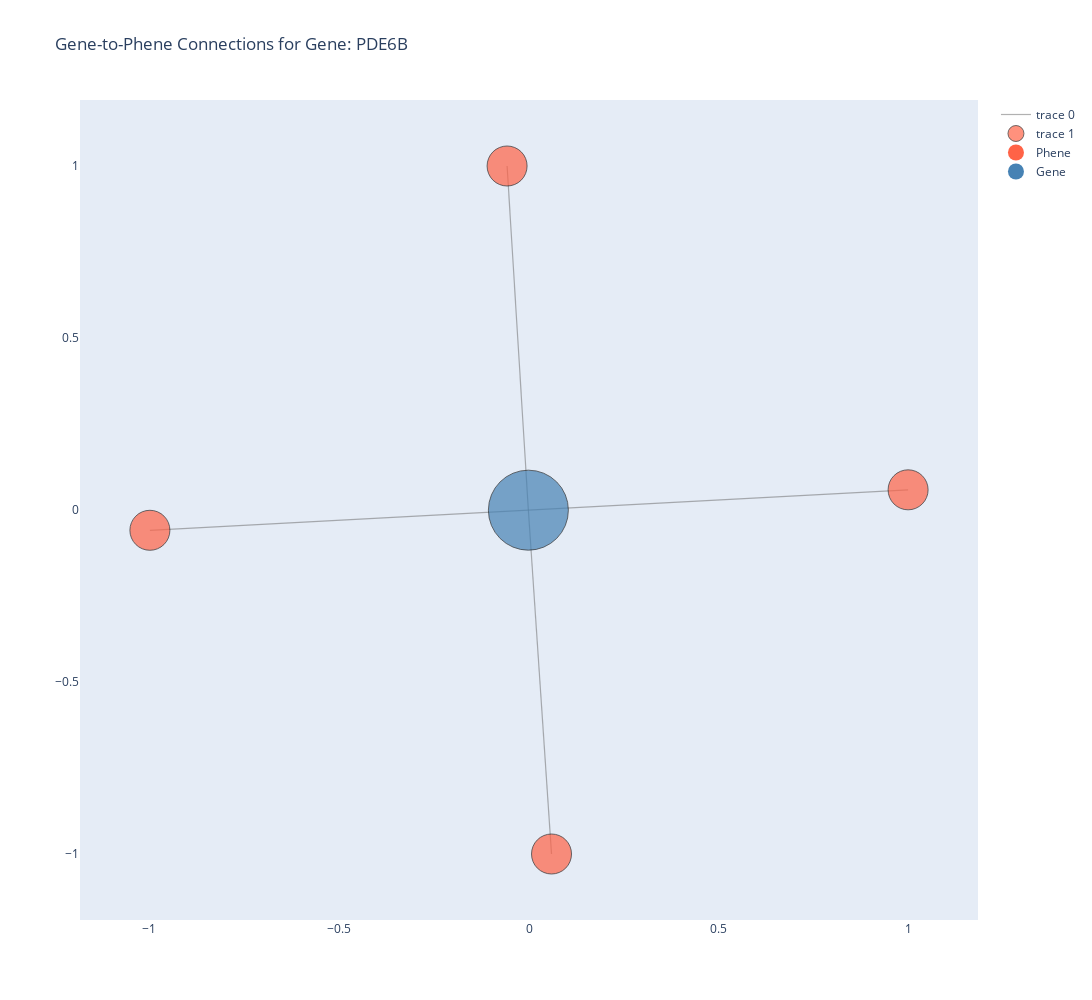

Notebook code for this chart:
### Code cell
import networkx as nx
import plotly.graph_objects as go

def visualize_gene_to_phene_connections(G, target_gene):
    # Ensure correct format for the gene node
    if not target_gene.startswith("Gene: "):
        target_gene = f"Gene: {target_gene}"

    if target_gene not in G:
        print(f"Gene '{target_gene}' not found in the network.")
        return
    
    # Extract neighbors (connected nodes) of the target gene
    neighbors = list(G.neighbors(target_gene))

    if not neighbors:
        print(f"No connected phenes or genes found for {target_gene}.")
        return

    # Create a subgraph containing the gene and its connected phenes
    subgraph = G.subgraph([target_gene] + neighbors)

    # Adjust node colors and sizes
    node_colors = ['#FF6347' if G.nodes[node]['type'] == 'phene' else '#4682B4' for node in subgraph.nodes()]
    node_sizes = [40 if G.nodes[node]['type'] == 'phene' else 80 for node in subgraph.nodes()]

    # Layout for better separation
    pos = nx.spring_layout(subgraph, seed=42, k=0.7)

    # Extract positions
    x_nodes = [pos[node][0] for node in subgraph.nodes()]
    y_nodes = [pos[node][1] for node in subgraph.nodes()]

    # Extract edge positions
    edge_x = []
    edge_y = []
    for edge in subgraph.edges():
        x0, y0 = pos[edge[0]]
        x1, y1 = pos[edge[1]]
        edge_x.extend([x0, x1, None])
        edge_y.extend([y0, y1, None])

    # Edge Plot
    edge_trace = go.Scatter(
        x=edge_x,
        y=edge_y,
        mode='lines',
        line=dict(width=1.2, color='rgba(100,100,100,0.5)'),
        hoverinfo='none'
    )

    # Node Plot
    node_trace = go.Scatter(
        x=x_nodes,
        y=y_nodes,
        mode='markers',
        marker=dict(
            size=node_sizes,
            color=node_colors,
            line=dict(width=0.8, color='black')
        ),
        hoverinfo='text',
        text=[f'{node} ({G.nodes[node]["type"]})' for node in subgraph.nodes()]
    )

    # Add Legend
    legend_items = [
        go.Scatter(x=[None], y=[None], mode='markers',
                   marker=dict(size=20, color='#FF6347'), name='Phene'),
        go.Scatter(x=[None], y=[None], mode='markers',
                   marker=dict(size=20, color='#4682B4'), name='Gene')
    ]

    # Final Plot
    fig = go.Figure(data=[edge_trace, node_trace] + legend_items)
    fig.update_layout(
        title=f'Gene-to-Phene Connections for {target_gene}',
        showlegend=True,
        hovermode='closest',
        width=1200,
        height=1000,
        xaxis=dict(showgrid=False, zeroline=False),
        yaxis=dict(showgrid=False, zeroline=False),
    )
    fig.show()

# Example: Visualizing for a specific gene
visualize_gene_to_phene_connections(G, 'PDE6B')

### Figure 1 — Plotly figure (JSON) as saved in the notebook; plotly's stock layout.template omitted (floating-point values rounded to 4 significant figures)
{"data": [{"hoverinfo": "none", "line": {"color": "rgba(100,100,100,0.5)", "width": 1.2}, "mode": "lines", "type": "scatter", "x": [-0.05772, -0.001621, null, -0.001621, 0.05933, null, -0.001621, 0.9989, null, -0.001621, -0.9989, null], "y": [1.0, -0.0003312, null, -0.0003312, -0.9997, null, -0.0003312, 0.05882, null, -0.0003312, -0.05881, null]}, {"hoverinfo": "text", "marker": {"color": ["#FF6347", "#4682B4", "#FF6347", "#FF6347", "#FF6347"], "line": {"color": "black", "width": 0.8}, "size": [40, 80, 40, 40, 40]}, "mode": "markers", "text": ["Phene: Retinal atrophy - Cone-rod dystrophy 1 (phene)", "Gene: PDE6B (gene)", "Phene: Retinal atrophy, progressive, PDE6B-related (phene)", "Phene: Retinal atrophy - Rod-cone dysplasia 1 (phene)", "Phene: Retinal atrophy - Rod-cone dysplasia 1a (phene)"], "type": "scatter", "x": [-0.05772, -0.001621, 0.05933, -0.9989, 0.9989], "y": [1.0, -0.0003312, -0.9997, -0.05881, 0.05882]}, {"marker": {"color": "#FF6347", "size": 20}, "mode": "markers", "name": "Phene", "type": "scatter", "x": [null], "y": [null]}, {"marker": {"color": "#4682B4", "size": 20}, "mode": "markers", "name": "Gene", "type": "scatter", "x": [null], "y": [null]}], "layout": {"height": 1000, "hovermode": "closest", "showlegend": true, "title": {"text": "Gene-to-Phene Connections for Gene: PDE6B"}, "width": 1200, "xaxis": {"showgrid": false, "zeroline": false}, "yaxis": {"showgrid": false, "zeroline": false}}}
